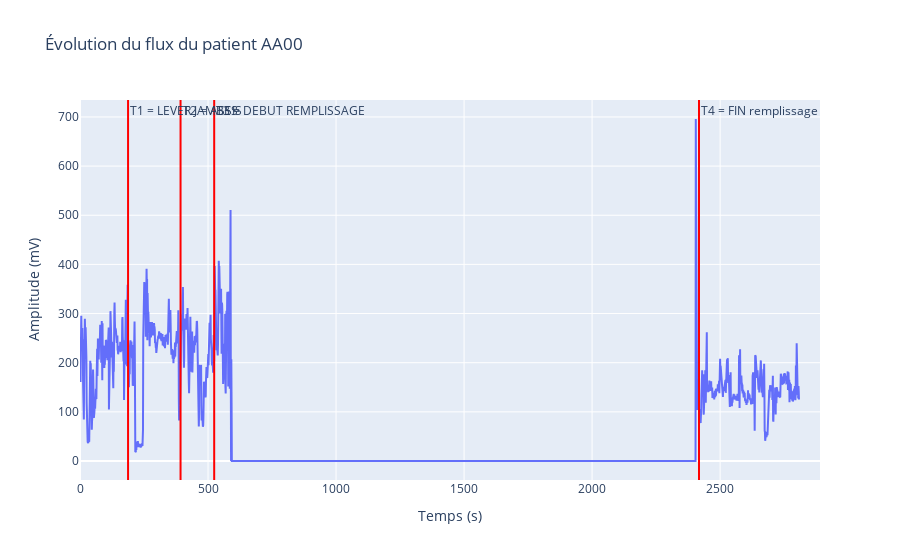

Notebook source saved alongside this figure:
### Markdown cell above
# display AA00

### Code cell
# Exemple d’utilisation

displaywithspetialtimes("AA00")

### Figure 1 — Plotly figure (JSON) as saved in the notebook; plotly's stock layout.template omitted (floating-point values rounded to 4 significant figures; data arrays with more than 128 entries replaced by an {"elided": "..."} marker saying what was removed)
{"data": [{"name": "Flux", "type": "scatter", "x": {"elided": "2809 int values"}, "y": {"elided": "2809 float values"}}], "layout": {"annotations": [{"showarrow": false, "text": "T1 = LEVER JAMBES", "x": 187.7, "xanchor": "left", "xref": "x", "y": 1, "yanchor": "top", "yref": "y domain"}, {"showarrow": false, "text": "T2 = ASSIS", "x": 392.7, "xanchor": "left", "xref": "x", "y": 1, "yanchor": "top", "yref": "y domain"}, {"showarrow": false, "text": "T3 = DEBUT REMPLISSAGE", "x": 524.1, "xanchor": "left", "xref": "x", "y": 1, "yanchor": "top", "yref": "y domain"}, {"showarrow": false, "text": "T4 = FIN remplissage", "x": 2418.0, "xanchor": "left", "xref": "x", "y": 1, "yanchor": "top", "yref": "y domain"}], "shapes": [{"line": {"color": "red"}, "type": "line", "x0": 187.7, "x1": 187.7, "xref": "x", "y0": 0, "y1": 1, "yref": "y domain"}, {"line": {"color": "red"}, "type": "line", "x0": 392.7, "x1": 392.7, "xref": "x", "y0": 0, "y1": 1, "yref": "y domain"}, {"line": {"color": "red"}, "type": "line", "x0": 524.1, "x1": 524.1, "xref": "x", "y0": 0, "y1": 1, "yref": "y domain"}, {"line": {"color": "red"}, "type": "line", "x0": 2418.0, "x1": 2418.0, "xref": "x", "y0": 0, "y1": 1, "yref": "y domain"}], "title": {"text": "Évolution du flux du patient AA00"}, "xaxis": {"title": {"text": "Temps (s)"}}, "yaxis": {"title": {"text": "Amplitude (mV)"}}}}
